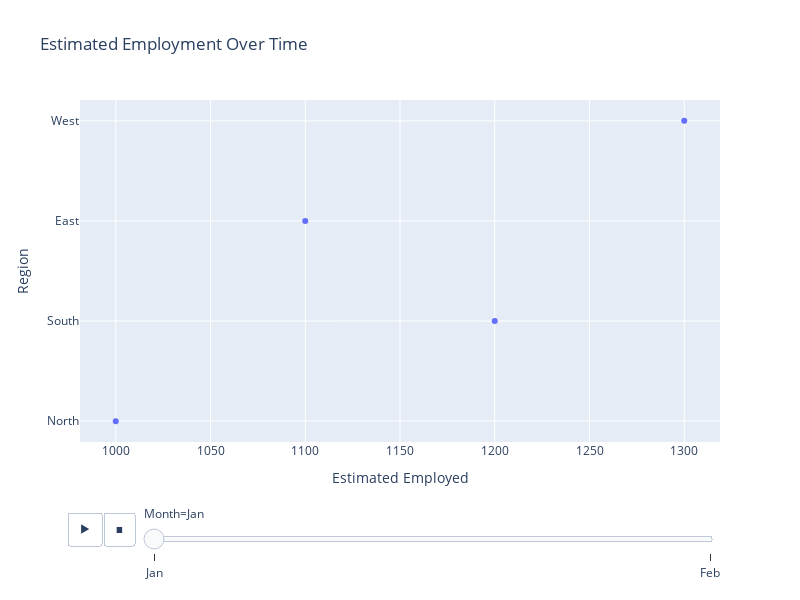

The cell this chart's notebook holds for it:
### Code cell
import plotly.express as px
import pandas as pd

# Sample data (replace this with your actual DataFrame)
data = {
    "Estimated Employed": [1000, 1200, 1100, 1300, 1250, 1400, 1450, 1600],
    "Region": ["North", "South", "East", "West", "North", "South", "East", "West"],
    "Month": ["Jan", "Jan", "Jan", "Jan", "Feb", "Feb", "Feb", "Feb"]
}

df = pd.DataFrame(data)

fig = px.scatter(df, x='Estimated Employed', y='Region', 
                 animation_frame='Month', 
                 title='Estimated Employment Over Time',
                 width=800, height=600)

fig.show()

### Figure 1 — Plotly figure (JSON) as saved in the notebook; plotly's stock layout.template omitted (floating-point values rounded to 4 significant figures)
{"data": [{"hovertemplate": "Month=Jan<br>Estimated Employed=%{x}<br>Region=%{y}<extra></extra>", "legendgroup": "", "marker": {"color": "#636efa", "symbol": "circle"}, "mode": "markers", "name": "", "orientation": "h", "showlegend": false, "type": "scatter", "x": [1000, 1200, 1100, 1300], "xaxis": "x", "y": ["North", "South", "East", "West"], "yaxis": "y"}], "layout": {"height": 600, "legend": {"tracegroupgap": 0}, "sliders": [{"active": 0, "currentvalue": {"prefix": "Month="}, "len": 0.9, "pad": {"b": 10, "t": 60}, "steps": [{"args": [["Jan"], {"frame": {"duration": 0, "redraw": false}, "fromcurrent": true, "mode": "immediate", "transition": {"duration": 0, "easing": "linear"}}], "label": "Jan", "method": "animate"}, {"args": [["Feb"], {"frame": {"duration": 0, "redraw": false}, "fromcurrent": true, "mode": "immediate", "transition": {"duration": 0, "easing": "linear"}}], "label": "Feb", "method": "animate"}], "x": 0.1, "xanchor": "left", "y": 0, "yanchor": "top"}], "title": {"text": "Estimated Employment Over Time"}, "updatemenus": [{"buttons": [{"args": [null, {"frame": {"duration": 500, "redraw": false}, "fromcurrent": true, "mode": "immediate", "transition": {"duration": 500, "easing": "linear"}}], "label": "&#9654;", "method": "animate"}, {"args": [[null], {"frame": {"duration": 0, "redraw": false}, "fromcurrent": true, "mode": "immediate", "transition": {"duration": 0, "easing": "linear"}}], "label": "&#9724;", "method": "animate"}], "direction": "left", "pad": {"r": 10, "t": 70}, "showactive": false, "type": "buttons", "x": 0.1, "xanchor": "right", "y": 0, "yanchor": "top"}], "width": 800, "xaxis": {"anchor": "y", "domain": [0, 1], "title": {"text": "Estimated Employed"}}, "yaxis": {"anchor": "x", "domain": [0, 1], "title": {"text": "Region"}}}}
